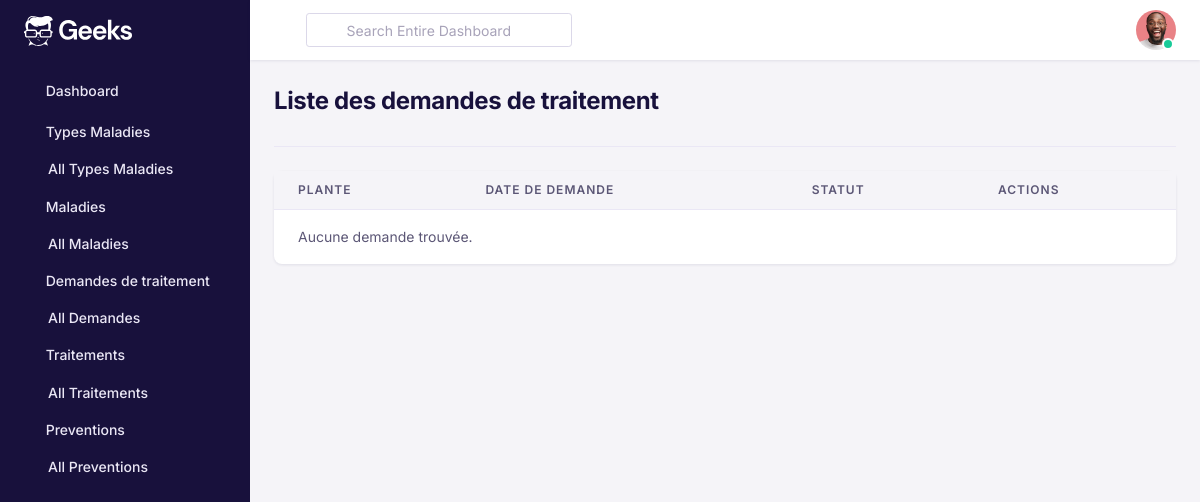
Page /demandes/liste/ on the earlier database version.
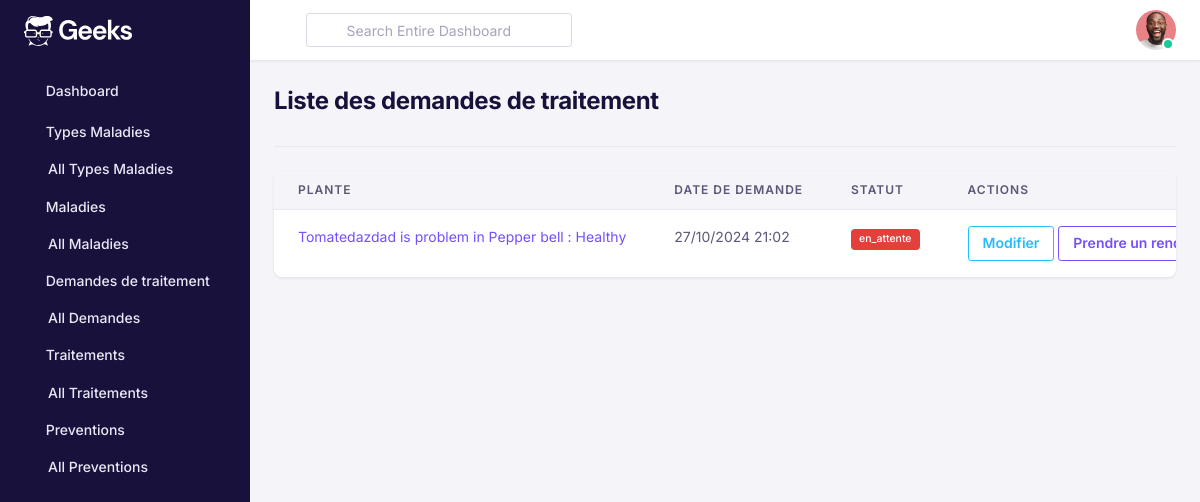
Same page on the later database version.
### DemandeTraitement/models.py (models this page shows, shortened)
class DemandeTraitement(models.Model):
    title_desease = models.CharField(max_length=150 , null = True)
    from_farmer = models.ForeignKey(RUser, on_delete=models.CASCADE, related_name='sent_demandes' , null=True)
    to_doc = models.ForeignKey(RUser, on_delete=models.CASCADE, related_name='received_demandes' , null=True)
    description = models.TextField()
    date_demande = models.DateTimeField(default=timezone.now)
    rendezv = models.ForeignKey(RendezVous , on_delete= models.CASCADE , null = True)
    status = models.CharField(
        max_length=20,
        choices=[
            ('en_attente', 'En attente'),
            ('approuve', 'Approuvé'),
            ('rejeté', 'Rejeté')
        ],
        default='en_attente'
    )

### DemandeTraitement/views.py (the view)
# urls.py: path('demandes/liste/', DemandeTraitementListView.as_view(), name='demande_list'),  # Vue pour lister les demandes
class DemandeTraitementListView(ListView):
    model = DemandeTraitement
    template_name = 'demande_traitement/list.html'
    context_object_name = 'demandes'

### DemandeTraitement/templates/demande_traitement/list.html (shortened to what the changed rows need)
<!DOCTYPE html>
<html lang="fr">
{% load static %}
<head>
    <link href="{% static 'assets/fonts/feather/feather.css' %}" rel="stylesheet" />
    <link href="{% static 'assets/libs/dragula/dist/dragula.min.css' %}" rel="stylesheet" />
    <link href="{% static 'assets/libs/@mdi/font/css/materialdesignicons.min.css' %}" rel="stylesheet" />
    <link href="{% static 'assets/libs/prismjs/themes/prism.css' %}" rel="stylesheet" />
    <link href="{% static 'assets/libs/dropzone/dist/dropzone.css' %}" rel="stylesheet" />
    <link href="{% static 'assets/libs/magnific-popup/dist/magnific-popup.css' %}" rel="stylesheet" />
    <link href="{% static 'assets/libs/bootstrap-select/dist/css/bootstrap-select.min.css' %}" rel="stylesheet">
    <link href="{% static 'assets/libs/@yaireo/tagify/dist/tagify.css' %}" rel="stylesheet">
    <link href="{% static 'assets/libs/tiny-slider/dist/tiny-slider.css' %}" rel="stylesheet">
    <link href="{% static 'assets/libs/tippy.js/dist/tippy.css' %}" rel="stylesheet">
    <link rel="stylesheet" href="{% static 'assets/css/theme.min.css' %}">
</head>
<body>
    <div id="db-wrapper">
        <div id="page-content">
            <div class="container-fluid p-4">
                <div class="row">
                    <div class="col-lg-12 col-md-12 col-12">
                        <div class="border-bottom pb-4 mb-4 d-lg-flex align-items-center justify-content-between">
                            <h1 class="mb-1 h2 font-weight-bold">Liste des demandes de traitement</h1>
                        </div>
                    </div>
                </div>
                <div class="row">
                    <div class="col-lg-12 col-md-12 col-12">
                        <div class="card rounded-lg">
                            <div class="table-responsive border-0 overflow-y-hidden">
                                <table class="table mb-0 text-nowrap">
                                    <thead>
                                        <tr>
                                            <th scope="col" class="border-0 text-uppercase">Plante</th>
                                            <th scope="col" class="border-0 text-uppercase">Date de Demande</th>
                                            <th scope="col" class="border-0 text-uppercase">Statut</th>
                                            <th scope="col" class="border-0 text-uppercase">Actions</th>
                                        </tr>
                                    </thead>
                                    <tbody>
                                        {% for demande in demandes %}
                                        <tr>
                                            <td><a href="#" data-toggle="modal" data-target="#desc{{demande.id}}">{{  demande.title_desease }}</a></td>
                                            <td>{{ demande.date_demande|date:"d/m/Y H:i" }}</td>
                                            <td><span class="badge badge-danger"> {{ demande.status  }}</span></td>
                                            <td>
                                                <a href="{% url 'demande_update' demande.id %}"
                                                    class="btn btn-outline-info btn-sm">Modifier</a>
                                                {% if demande.rendezv %}
                                                <button class="btn btn-primary btn-sm" disabled> {{ demande.rendezv.date | date:"d/m/y"  }}</button>
                                                {% else %}
                                                <a href="{% url 'rendezvous_create' demande.id %}"
                                                class="btn btn-outline-primary btn-sm">Prendre un rendez-vous</a>
                                                {% endif %}
                                            </td>
                                        </tr>
                                        {% empty %}
                                        <tr>
                                            <td colspan="5">Aucune demande trouvée.</td>
                                        </tr>
                                        {% endfor %}
                                    </tbody>
                                </table>
                            </div>
                        </div>
                    </div>
                </div>
            </div>
        </div>
    </div>
</body>
</html>

Differences in the rows shown:
added DemandeTraitement: title_desease "Tomatedazdad is problem in Pepper bell : Healthy", date_demande "27/10/2024 21:02", status "en_attente", shows "Prendre un…"
Other differences:
text no longer shown: "Aucune demande trouvée."
